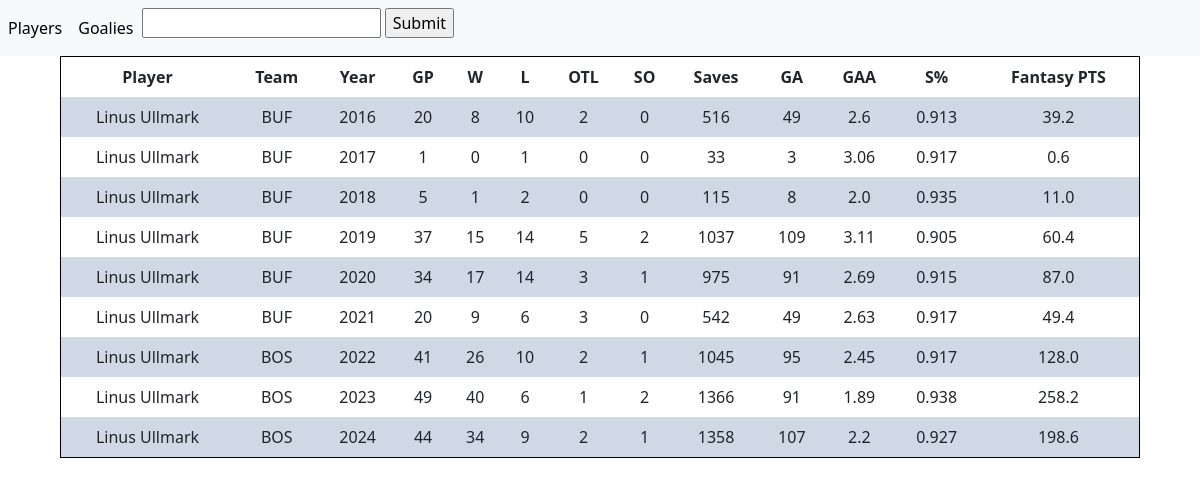
The app's page /goalie/8476999/, older data.
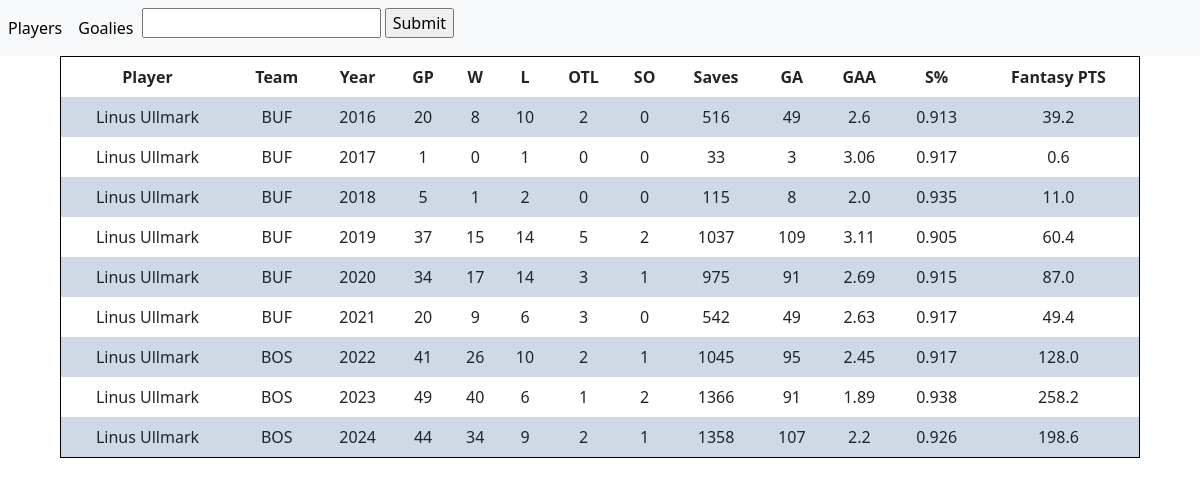
The same page, newer data.
### fantasy/models.py (models this page shows, shortened)
class GoalieStats(models.Model):
    player = models.ForeignKey(Player, on_delete=models.CASCADE)
    season = models.ForeignKey(Season, on_delete=models.CASCADE)
    team = models.ForeignKey(Team, on_delete=models.CASCADE, null=True)
    games = models.IntegerField(default = 0)
    wins = models.IntegerField(default = 0)
    losses = models.IntegerField(default = 0)
    ot = models.IntegerField(default = 0)
    shutouts = models.IntegerField(default = 0)
    saves = models.IntegerField(default = 0)
    powerPlaySaves = models.IntegerField(default = 0)
    shortHandSaves = models.IntegerField(default = 0)
    evenSaves = models.IntegerField(default = 0)
    powerPlayShots = models.IntegerField(default = 0)
    shortHandShots = models.IntegerField(default = 0)
    evenShots = models.IntegerField(default = 0)
    savePercentage = models.FloatField(default = 0)
    goalAgainstAverage = models.FloatField(default = 0)
    ppSavePercentage = models.FloatField(default = 0)
    shSavePercentage = models.FloatField(default = 0)
    evenSavePercentage = models.FloatField(default = 0)
    shotsAgainst = models.IntegerField(default = 0)
    goalsAgainst = models.IntegerField(default = 0)
    toi = models.CharField(max_length = 12, default = "N/A")
    fantasyPoints = models.FloatField(default = 0)

class Player(models.Model):
    name = models.CharField(max_length = 50, default = "")
    team = models.ForeignKey(Team, on_delete=models.CASCADE)
    number = models.IntegerField(default = -1)
    age = models.IntegerField(default = -1)
    height = models.CharField(max_length = 3, default = "X") #In foot, inches
    weight = models.IntegerField(default = -1) #in pounds
    id_num = models.IntegerField(default = -1) #Id num for NHL api
    country = models.CharField(max_length = 20, default = "N/A")
    position = models.CharField(max_length = 20, default = "N/A")
    pos_code = models.CharField(max_length = 3, default = "X")

class Team(models.Model):
    name = models.CharField(max_length = 50, default = "")
    division = models.CharField(max_length = 50, default = "")
    conference = models.CharField(max_length = 50, default = "")
    acronym = models.CharField(max_length = 3, default = "") #3 letter abreviation
    id_num = models.IntegerField(default = -1) #Id number for NHL api

class Season(models.Model):
    year = models.IntegerField()
    current_season = models.BooleanField(default = False) #marks which season is the current season

### fantasy/views.py (the view)
# urls.py: path("goalie/<int:id_num>/", views.goalie_details, name="goalie_details"),
def goalie_details(request, id_num):
    person = Player.objects.filter(id_num=id_num)[0]
    details = GoalieStats.objects.filter(player=person)
    players = Player.objects.all()
    context = {
        "players": players,
        "player_list": details
        }
    template = loader.get_template("goalies_details.html")
    return HttpResponse(template.render(context, request))

### templates/goalies_details.html (shortened to what this page needs)
{% load static %}
<!DOCTYPE html>
<html>
<link rel="stylesheet" type="text/css" href="{% static '\css\table_style.css' %}">
<head>
  <link href="https://cdn.jsdelivr.net/npm/bootstrap@5.3.0/dist/css/bootstrap.min.css" rel="stylesheet">
</head>
<body>
{% include 'navbar.html' %}
<div id="Players" class="tabcontent">
    <table id="player_table" class="base-table">
        <tr>
            <th>Player</th>
            <th>Team</th>
            <th>Year</th>
            <th>GP</th>
            <th>W</th>
            <th>L</th>
            <th>OTL</th>
            <th>SO</th>
            <th>Saves</th>
            <th>GA</th>
            <th>GAA</th>
            <th>S%</th>
            <th>Fantasy PTS</th>
        </tr>
        {% for stat in player_list %}
            <tr onmouseenter="highlightRow(this)" onmouseleave="unhighlightRow(this)">
                <td>{{stat.player.name}}</td>
                <td>{{stat.team.acronym}}</td>
                <td>{{stat.season.year}}</td>
                <td>{{stat.games}}</td>
                <td>{{stat.wins}}</td>
                <td>{{stat.losses}}</td>
                <td>{{stat.ot}}</td>
                <td>{{stat.shutouts}}</td>
                <td>{{stat.saves}}</td>
                <td>{{stat.goalsAgainst}}</td>
                <td>{{stat.goalAgainstAverage}}</td>
                <td>{{stat.savePercentage}}</td>
                <td>{{stat.fantasyPoints}}</td>
            </tr>
        {% endfor %}
    </table>
</div>
</body>
</html>

Row changes from the older to the newer data that the page shows:
changed GoalieStats (number 9 of 9 on the later page): savePercentage "0.927" → "0.926"
